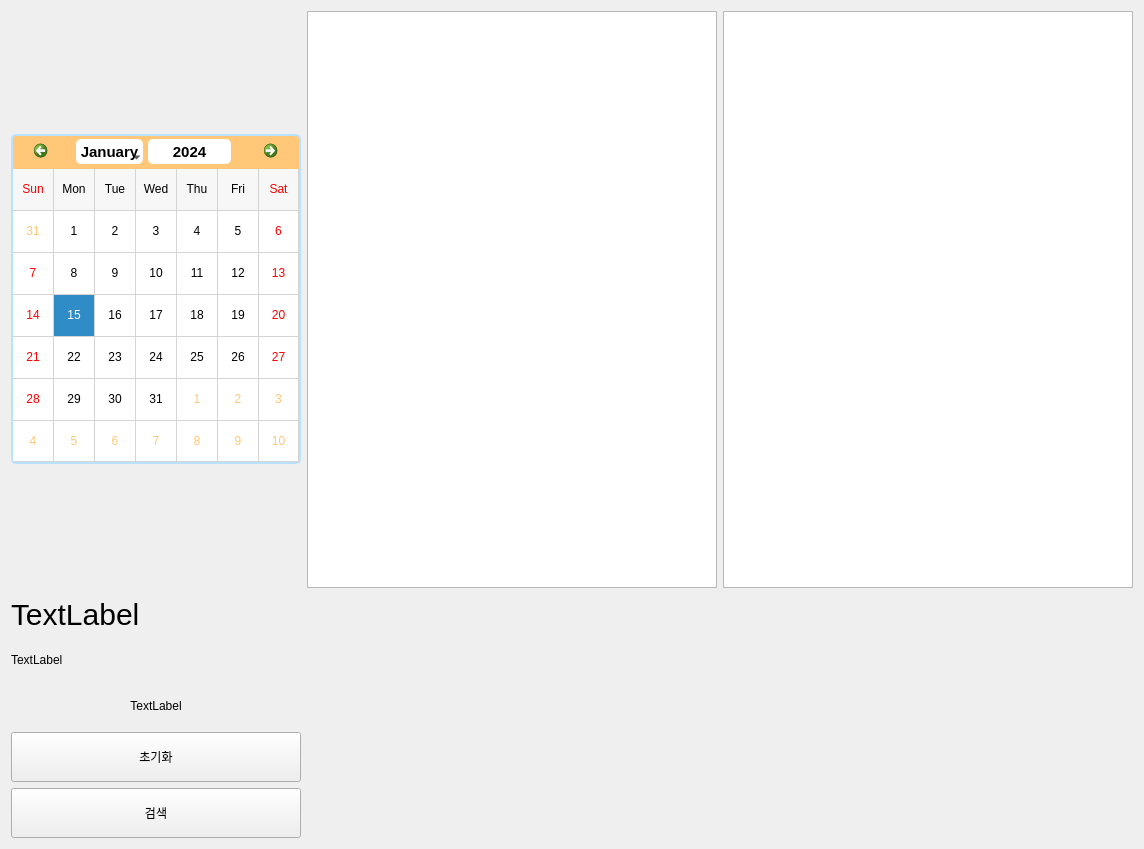
                     <widget class="QWidget" name="postSales">
                      <layout class="QVBoxLayout" name="verticalLayout_20">
                       <item>
                        <layout class="QGridLayout" name="gridLayout_2">
                         <item row="0" column="3">
                          <widget class="QPlainTextEdit" name="pte_daily_sales">
                           <property name="minimumSize">
                            <size>
                             <width>410</width>
                             <height>577</height>
                            </size>
                           </property>
                           <property name="maximumSize">
                            <size>
                             <width>410</width>
                             <height>577</height>
                            </size>
                           </property>
                           <property name="font">
                            <font>
                             <family>NanumGothic</family>
                             <pointsize>10</pointsize>
                             <weight>50</weight>
                             <italic>false</italic>
                             <bold>false</bold>
                            </font>
                           </property>
                           <property name="readOnly">
                            <bool>true</bool>
                           </property>
                           <property name="backgroundVisible">
                            <bool>false</bool>
                           </property>
                           <property name="centerOnScroll">
                            <bool>false</bool>
                           </property>
                          </widget>
                         </item>
                         <item row="1" column="0">
                          <widget class="QLabel" name="Lbl_To">
                           <property name="minimumSize">
                            <size>
                             <width>290</width>
                             <height>40</height>
                            </size>
                           </property>
                           <property name="maximumSize">
                            <size>
                             <width>290</width>
                             <height>40</height>
                            </size>
                           </property>
                           <property name="styleSheet">
                            <string notr="true">font-size : 30px;</string>
                           </property>
                           <property name="text">
                            <string>TextLabel</string>
                           </property>
                          </widget>
                         </item>
                         <item row="0" column="0">
                          <widget class="QCalendarWidget" name="cal_daily_sales">
                           <property name="minimumSize">
                            <size>
                             <width>290</width>
                             <height>330</height>
                            </size>
                           </property>
                           <property name="maximumSize">
                            <size>
                             <width>290</width>
                             <height>330</height>
                            </size>
                           </property>
                           <property name="styleSheet">
                            <string notr="true">/* //////////////////////////////////////////////////////////////////////////////////////// */
/* style for top navigation area ###############################################*/ 

#qt_calendar_navigationbar {
    background-color: #FFC777;
	border: 2px solid  #B8E2FF;
	border-bottom: 0px;
	border-top-left-radius: 5px;
	border-top-right-radius: 5px;
}

/* style for month change buttons ############################################ */

#qt_calendar_prevmonth, 
#qt_calendar_nextmonth {
	/* border delete */
    border: none;  
    /* delete default icons */
	qproperty-icon: none; 
	
    min-width: 50px;
    max-width: 50px;
    min-height: 25px;
    max-height: 25px;

    border-radius: 5px; 
	/* set background transparent */
    background-color: transparent; 
	padding: 5px;
}

/* style for pre month button ############################################ */

#qt_calendar_prevmonth {
	/* set text for button */
	/* qproperty-text: PREV; */
	margin-left: 15px;
	image: url(:/icon/images/icons/cil-caret-left.png);
	margin: 0px;
}

/* style for next month button ########################################### */
#qt_calendar_nextmonth {
    /* qproperty-text: NEXT; */
	margin-right: 15px;
	image: url(:/icon/images/icons/cil-caret-right.png);
	margin: 0px;
}
#qt_calendar_prevmonth:hover, 
#qt_calendar_nextmonth:hover {
    background-color: #55aaff;
}

#qt_calendar_prevmonth:pressed, 
#qt_calendar_nextmonth:pressed {
    background-color: rgba(235, 235, 235, 100);
}

/* Style for month and year buttons #################################### */

#qt_calendar_yearbutton {
	width: 60px;
    color: black;
	background-color: white;
	margin:5px;
    border-radius: 5px;
	font-size: 15px;
	padding:0px 10px;
}

#qt_calendar_monthbutton {
	width: 60px;
    color: black;
	background-color: white;
	font-size: 15px;
	margin:5px 0px;
    border-radius: 5px;
	padding:0px 2px;
}

#qt_calendar_yearbutton:hover, 
#qt_calendar_monthbutton:hover {
    background-color: #FFC777;
}

#qt_calendar_yearbutton:pressed, 
#qt_calendar_monthbutton:pressed {
    background-color: rgba(235, 235, 235, 100);
}


/* Style for year input lineEdit ######################################*/

#qt_calendar_yearedit {
    min-width: 70px;
    color: black;
    background: #ffffff;
	font-size: 15px;
	text-align: center;
	margin:5px 0px;
    border-radius: 5px;
	padding:0px 1px;
}

/* Style for year change buttons ######################################*/

#qt_calendar_yearedit::up-button { 
	image: url(:/icon/images/icons/cil-caret-top.png);
    subcontrol-position: right;
	background-color: #FFC777;
}

#qt_calendar_yearedit::down-button { 
	image: url(:/icon/images/icons/cil-caret-bottom.png);
    subcontrol-position: left; 
	background-color: #FFC777;
}

#qt_calendar_yearedit::down-button, 
#qt_calendar_yearedit::up-button {
	width: 15px;
	height: 25px;
	padding: 0px 5px;
	border-radius:3px;
}

#qt_calendar_yearedit::down-button:hover, 
#qt_calendar_yearedit::up-button:hover {
	background-color: #55aaff;
}

/* Style for month select menu ##################################### */

#calendarWidget QToolButton QMenu {
    background-color: white;
}
#calendarWidget QToolButton QMenu::item {
	/*padding: 10px;*/
}
#calendarWidget QToolButton QMenu::item:selected:enabled {
    background-color: #55aaff;
}

#calendarWidget QToolButton::menu-indicator {
	/* Remove toolButton arrow */
    /*image: none; */
	nosubcontrol-origin: margin;
	subcontrol-position: right center;
	margin-top: 10px;
	width:20px;
}

/* Style for calendar table ########################################## */
#qt_calendar_calendarview {
	/* Remove the selected dashed box */
    outline: 0px;

	border: 2px solid  #B8E2FF;
	border-top: 0px;
	border-bottom-left-radius: 5px;
	border-bottom-right-radius: 5px;
}

#qt_calendar_calendarview::item:hover {
    border-radius:5px;
	background-color:#aaffff;
}

#qt_calendar_calendarview::item:selected {
    background-color: #55aa7f; 
	border-radius:5px;
}

QCalendarWidget QAbstractItemView:enabled{
	background-color: white;
    color: black;
}
QCalendarWidget QAbstractItemView:disabled{
	background-color: white;
    color: #FFC777;
}</string>
                           </property>
                           <property name="minimumDate">
                            <date>
                             <year>2023</year>
                             <month>6</month>
                             <day>1</day>
                            </date>
                           </property>
                           <property name="firstDayOfWeek">
                            <enum>Qt::Sunday</enum>
                           </property>
                           <property name="gridVisible">
                            <bool>true</bool>
                           </property>
                           <property name="horizontalHeaderFormat">
                            <enum>QCalendarWidget::ShortDayNames</enum>
                           </property>
                           <property name="verticalHeaderFormat">
                            <enum>QCalendarWidget::NoVerticalHeader</enum>
                           </property>
                           <property name="dateEditEnabled">
                            <bool>false</bool>
                           </property>
                          </widget>
                         </item>
                         <item row="0" column="2">
                          <widget class="QListWidget" name="lsw_daily_sales">
                           <property name="minimumSize">
                            <size>
                             <width>410</width>
                             <height>577</height>
                            </size>
                           </property>
                           <property name="maximumSize">
                            <size>
                             <width>410</width>
                             <height>577</height>
                            </size>
                           </property>
                          </widget>
                         </item>
                         <item row="3" column="0">
                          <widget class="QLabel" name="Lbl_All_OrdersNum">
                           <property name="minimumSize">
                            <size>
                             <width>290</width>
                             <height>40</height>
                            </size>
                           </property>
                           <property name="maximumSize">
                            <size>
                             <width>290</width>
                             <height>40</height>
                            </size>
                           </property>
                           <property name="text">
                            <string>TextLabel</string>
                           </property>
                           <property name="textFormat">
                            <enum>Qt::AutoText</enum>
                           </property>
                           <property name="alignment">
                            <set>Qt::AlignCenter</set>
                           </property>
                          </widget>
                         </item>
                         <item row="4" column="0">
                          <widget class="QPushButton" name="btn_cal_Reset">
                           <property name="sizePolicy">
                            <sizepolicy hsizetype="Preferred" vsizetype="Preferred">
                             <horstretch>0</horstretch>
                             <verstretch>0</verstretch>
                            </sizepolicy>
                           </property>
                           <property name="minimumSize">
                            <size>
                             <width>290</width>
                             <height>50</height>
                            </size>
                           </property>
                           <property name="maximumSize">
                            <size>
                             <width>290</width>
                             <height>50</height>
                            </size>
                           </property>
                           <property name="text">
                            <string>초기화</string>
                           </property>
                          </widget>
                         </item>
                         <item row="2" column="0">
                          <widget class="QLabel" name="Lbl_From">
                           <property name="minimumSize">
                            <size>
                             <width>290</width>
                             <height>40</height>
                            </size>
                           </property>
                           <property name="maximumSize">
                            <size>
                             <width>290</width>
                             <height>40</height>
                            </size>
                           </property>
                           <property name="text">
                            <string>TextLabel</string>
                           </property>
                          </widget>
                         </item>
                         <item row="5" column="0">
                          <widget class="QPushButton" name="btn_cal_priod">
                           <property name="sizePolicy">
                            <sizepolicy hsizetype="Preferred" vsizetype="Preferred">
                             <horstretch>0</horstretch>
                             <verstretch>0</verstretch>
                            </sizepolicy>
                           </property>
                           <property name="minimumSize">
                            <size>
                             <width>290</width>
                             <height>50</height>
                            </size>
                           </property>
                           <property name="maximumSize">
                            <size>
                             <width>290</width>
                             <height>50</height>
                            </size>
                           </property>
                           <property name="text">
                            <string>검색</string>
                           </property>
                          </widget>
                         </item>
                        </layout>
                       </item>
                      </layout>
                     </widget>
